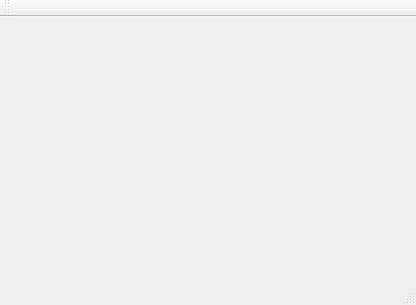
<?xml version="1.0" encoding="UTF-8"?>
<ui version="4.0">
 <class>MainWindow</class>
 <widget class="QMainWindow" name="MainWindow">
  <property name="geometry">
   <rect>
    <x>0</x>
    <y>0</y>
    <width>416</width>
    <height>305</height>
   </rect>
  </property>
  <property name="windowTitle">
   <string>MainWindow</string>
  </property>
  <widget class="QWidget" name="centralWidget"/>
  <widget class="QMenuBar" name="menuBar">
   <property name="geometry">
    <rect>
     <x>0</x>
     <y>0</y>
     <width>416</width>
     <height>27</height>
    </rect>
   </property>
  </widget>
  <widget class="QToolBar" name="mainToolBar">
   <attribute name="toolBarArea">
    <enum>TopToolBarArea</enum>
   </attribute>
   <attribute name="toolBarBreak">
    <bool>false</bool>
   </attribute>
  </widget>
  <widget class="QStatusBar" name="statusBar"/>
 </widget>
 <layoutdefault spacing="6" margin="11"/>
 <resources/>
 <connections/>
</ui>
